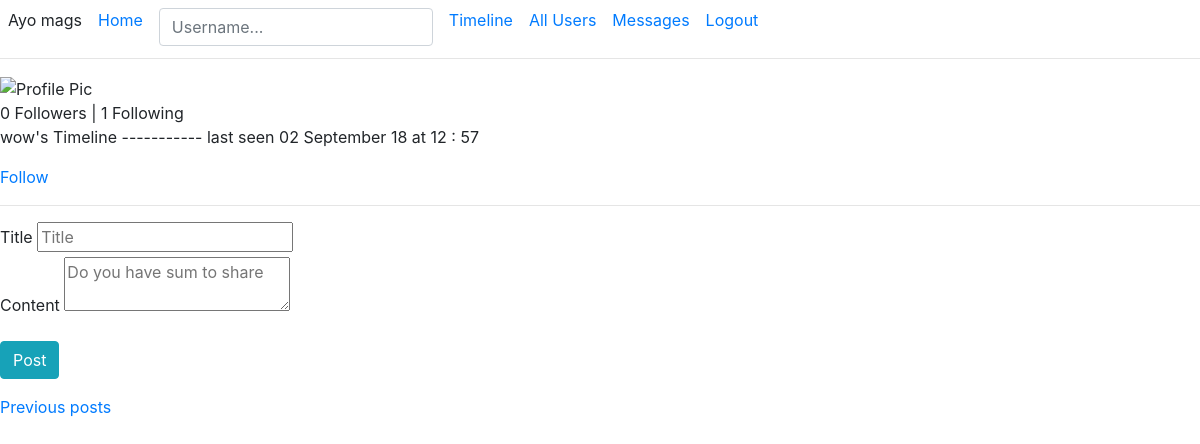
The app's page /loriumer/wow?page=2 (signed in), older data.
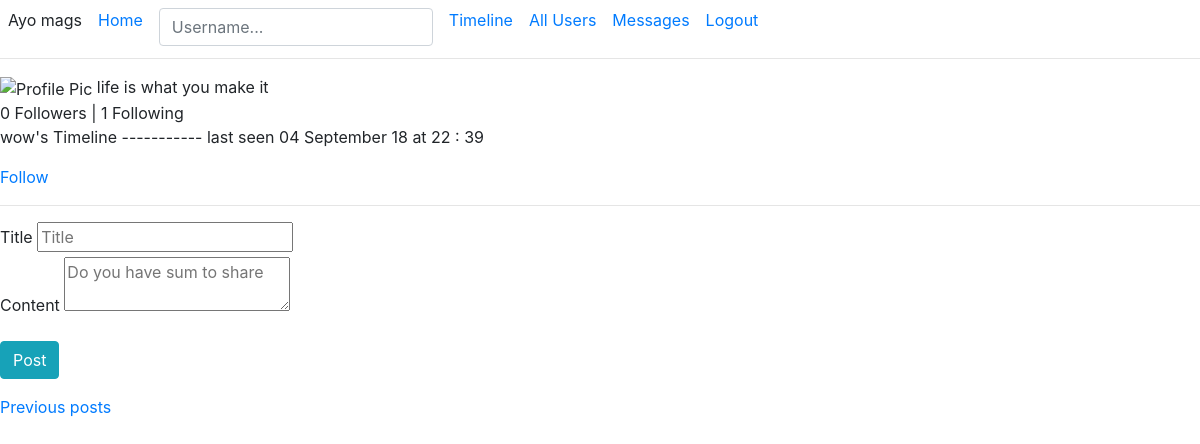
The same page, newer data.
### chi/models.py (models this page shows, shortened)
class PaginatedAPIMixin (object):
	@staticmethod
	def to_dict_collection(query, page, per_page, endpoint, **kwargs):
		resources = query.paginate(page, per_page, False)
		data = {
			"users" : [item.py_dict() for item in resources.items],
			"meta_data" : {
				"page" : page,
				"per_page" : per_page,
				"total_pages" : resources.pages,
				"number_of_items" : resources.total
			},
			"_links" : {
				"self_url" : url_for(endpoint, page=page, per_page=per_page, **kwargs),
				"next_page" : url_for(endpoint, page=page + 1, per_page=per_page, **kwargs) if resources.has_next else None,
				"previous_page" : url_for(endpoint, page=page, per_page=per_page, **kwargs) if resources.has_prev else None
			}
		}
		return data

class User(PaginatedAPIMixin, db.Model, UserMixin):
	id = db.Column(db.Integer, primary_key=True)
	username = db.Column(db.String(50), index=True, unique=True, nullable=False)
	email = db.Column(db.String(60), index=True, unique=True, nullable=False)
	password = db.Column(db.String(130), nullable=False)
	account_date = db.Column(db.DateTime, default=datetime.utcnow)
	profile_pic = db.Column(db.String(25), default='profile.png')
	last_seen = db.Column(db.DateTime, default=datetime.utcnow)
	about_me = db.Column(db.String(200), nullable=True)
	posts = db.relationship('Post', backref='author', lazy='dynamic')
	messages = db.relationship('Messages', backref='sender', lazy='dynamic')
	followed_user = db.relationship ('User', secondary=followers,
			primaryjoin=(followers.c.follower_id == id),
			secondaryjoin=(followers.c.followed_user_id == id),
			backref=db.backref('followers', lazy='dynamic'), lazy='dynamic')
	def is_following(self, user):
		if self.id == user.id:
			return f' sorry you cant follow your self'
		return self.followed_user.filter(followers.c.followed_user_id == user.id).count() > 0
	""" Registering the user to the database """

### chi/users/routes.py (the view, shortened to what this page needs)
@user.route('/loriumer/<string:username>', methods=['POST', 'GET'])
@login_required
def timeline(username):
	user = User.query.filter_by(username=username).first_or_404()
	page = request.args.get('page', 1, type=int)
	if not user :
		return redirect (url_for('home.main'))
	form = PostForm()
	posts = user.posts.order_by(Post.date_posted.desc()).paginate(page, current_app.config['POSTS_PER_PAGE'], False)
	other_posts = url_for('user.timeline', username=user.username, page=posts.next_num) if posts.has_next else None
	previous_posts = url_for('user.timeline', username=user.username, page=posts.prev_num) if posts.has_prev else None
	return render_template('user/timeline.html', user=user, posts=posts.items, form=form, other_posts=other_posts, previous_posts=previous_posts)

### chi/users/forms.py
class PostForm (FlaskForm):
	title = StringField ('Title', validators=[DataRequired(), Length(max=100)])
	body = TextAreaField ('Content', validators=[DataRequired(), Length(min=2, max=250)])
	submit = SubmitField ('Post')

### chi/models.py (called while the page is built)
@login.user_loader
def load_user(id):
	return User.query.get(int(id))

### chi/users/routes.py (called while the page is built)
@user.before_request
def before_request():
	if current_user.is_authenticated:
		current_user.last_seen = datetime.today()
		db.session.commit()

### chi/templates/user/timeline.html (shortened to what this page needs)
{% extends 'base.html' %}
{% block content %}
	<img src="{{ user_profile_pic }}" alt="Profile Pic">
		<span>{% if user.about_me %} {{ user.about_me }} {% endif %}</span>
	<br>
	{{ user.followers.count() }} Followers | {{ user.followed_user.count() }} Following
	<br>
	{% if current_user.username == user.username %}
	{% else %}
	<span>
		{% if user.last_seen %}
			{{ user.username }}'s Timeline ----------- last seen {{ user.last_seen.strftime('%d %B %y') }} at
			{{ user.last_seen.strftime('%H : %M') }}
		{% endif %}
		{% if user.username != current_user.username %}
			{% if not current_user.is_following (user) %}
				<a href="{{ url_for ('user.follow', username=user.username) }}">Follow</a>
			{% else %}
				<a href="{{ url_for ('user.unfollow', username=user.username) }}">Unfollow</a>
			{% endif %}
		{% endif %}
	</span>
	{% endif %}
	<hr>
	{% if form %}
		<form action="" method="POST" class="form-group">
			<div>
				{{ form.title.label }}
				{{ form.title(placeholder='Title' ) }}
			</div>
			<div class="form-group">
				{{ form.body.label }}
				{{ form.body(placeholder='Do you have sum to share') }}
			</div>
			{{ form.submit(class='btn btn-info') }}
		</form>
	{% endif %}
	<table>
		<tr valign="top">
			{% if previous_posts %}
				<a href="{{ previous_posts }}">Previous posts</a>
			{% endif %}
		</tr>
	</table>
{% endblock content %}

Row changes from the older to the newer data that the page shows:
changed User "wow": about_me (not shown) → "life is what you make it"; last_seen "02 September 18" → "04 September 18"; last_seen "12 : 57" → "22 : 39"
